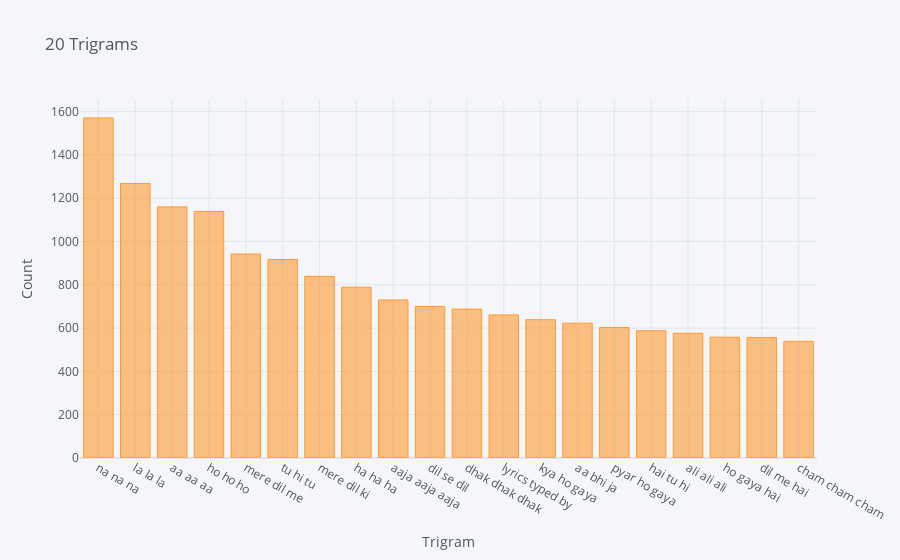

Write notebook code for a chart like this one.
### Code cell
wTriData = pd.DataFrame(Triwords, columns = ['Trigram', 'Frequency'])
wTriData = wTriData.set_index('Trigram')
wTriData.iplot(kind = 'bar', xTitle = 'Trigram', yTitle = 'Count', title = '20 Trigrams')

### Figure 1 — Plotly figure (JSON) as saved in the notebook; plotly's stock layout.template omitted (floating-point values rounded to 4 significant figures)
{"data": [{"marker": {"color": "rgba(255, 153, 51, 0.6)", "line": {"color": "rgba(255, 153, 51, 1.0)", "width": 1}}, "name": "Frequency", "orientation": "v", "text": "", "type": "bar", "x": ["na na na", "la la la", "aa aa aa", "ho ho ho", "mere dil me", "tu hi tu", "mere dil ki", "ha ha ha", "aaja aaja aaja", "dil se dil", "dhak dhak dhak", "lyrics typed by", "kya ho gaya", "aa bhi ja", "pyar ho gaya", "hai tu hi", "ali ali ali", "ho gaya hai", "dil me hai", "cham cham cham"], "y": [1571, 1268, 1160, 1139, 942, 917, 839, 789, 730, 700, 688, 661, 639, 623, 603, 588, 576, 558, 557, 539]}], "layout": {"legend": {"bgcolor": "#F5F6F9", "font": {"color": "#4D5663"}}, "paper_bgcolor": "#F5F6F9", "plot_bgcolor": "#F5F6F9", "title": {"font": {"color": "#4D5663"}, "text": "20 Trigrams"}, "xaxis": {"gridcolor": "#E1E5ED", "showgrid": true, "tickfont": {"color": "#4D5663"}, "title": {"font": {"color": "#4D5663"}, "text": "Trigram"}, "zerolinecolor": "#E1E5ED"}, "yaxis": {"gridcolor": "#E1E5ED", "showgrid": true, "tickfont": {"color": "#4D5663"}, "title": {"font": {"color": "#4D5663"}, "text": "Count"}, "zerolinecolor": "#E1E5ED"}}}
